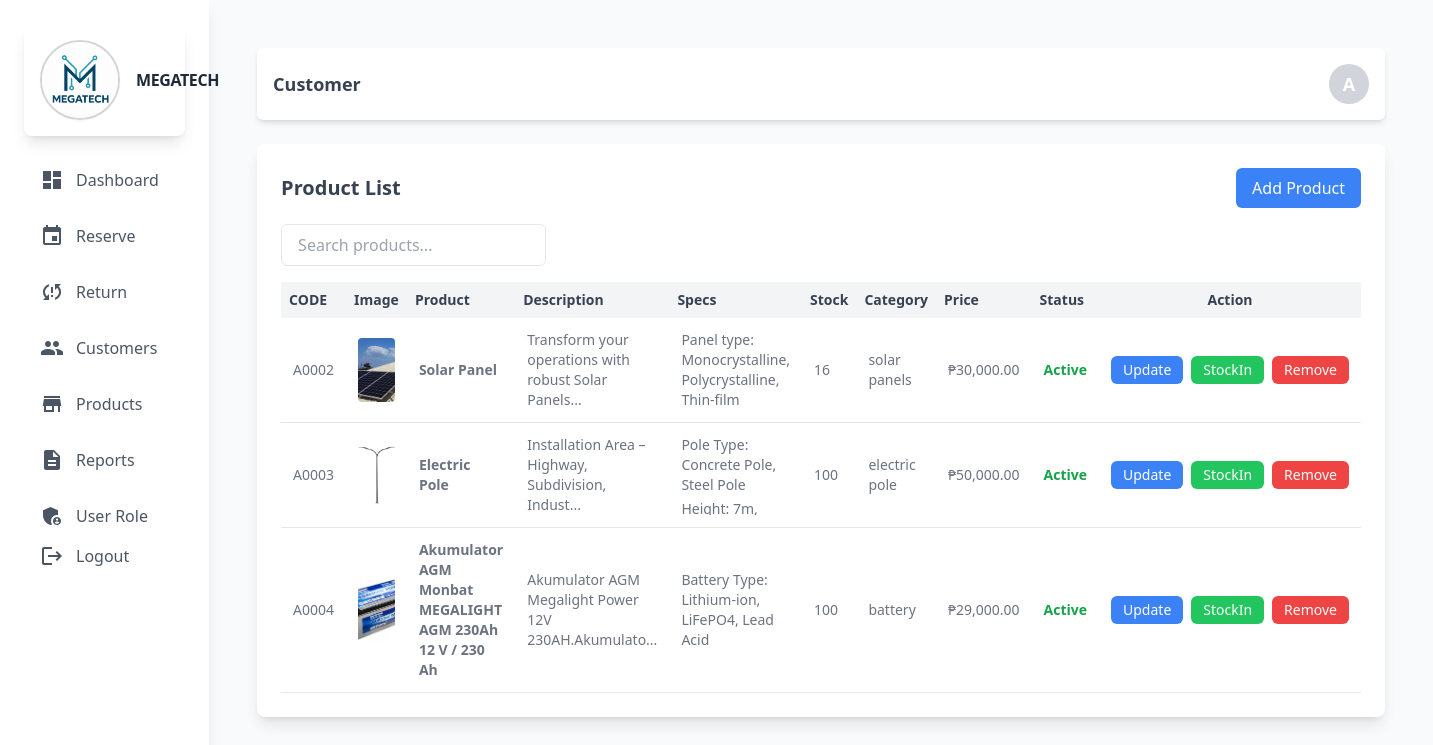
The page /admin/product.php (signed in) on the database as committed earlier.
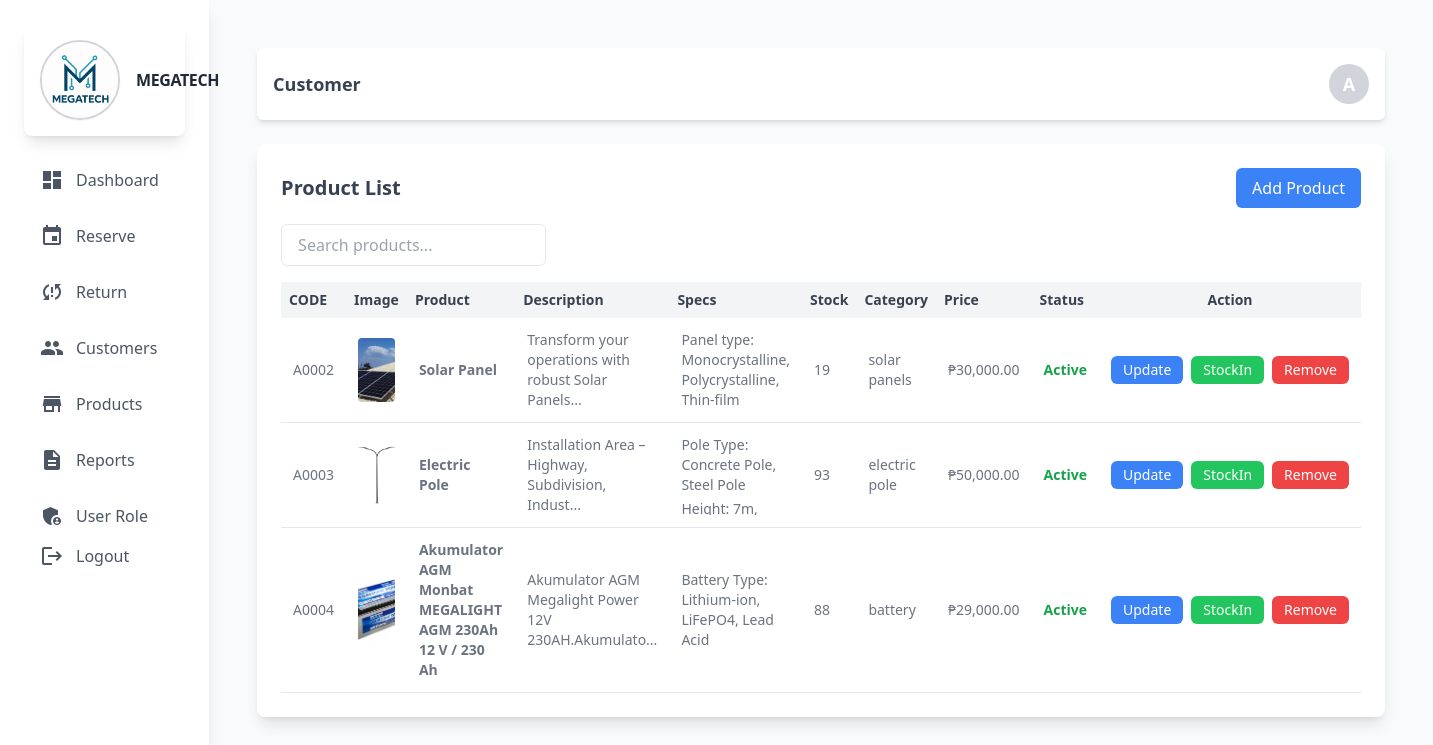
The same page on the database as committed later.
### tables this page shows
CREATE TABLE `product` (
  `prod_id` int(11) NOT NULL,
  `prod_code` varchar(60) NOT NULL,
  `prod_name` varchar(60) NOT NULL,
  `prod_description` text NOT NULL,
  `prod_specs` longtext NOT NULL CHECK (json_valid(`prod_specs`)),
  `prod_stocks` int(11) NOT NULL,
  `prod_category_id` int(11) NOT NULL,
  `prod_price` decimal(10,2) NOT NULL,
  `prod_critical` int(11) NOT NULL,
  `prod_status` int(11) NOT NULL COMMENT '0=unactive,1=active',
  `prod_image` varchar(255) NOT NULL,
  `prod_added` datetime NOT NULL
);

CREATE TABLE `category` (
  `category_id` int(11) NOT NULL,
  `category_name` varchar(60) NOT NULL,
  `category_description` text DEFAULT NULL,
  `status` int(11) NOT NULL DEFAULT 1 COMMENT '0=InActive 1=Active'
);

### admin/backend/db.php (called while the page is built, shortened)
<?php
class db_connect
{
    public $host = db_host;
    public $user = db_user;
    public $pass = db_pass;
    public $name = db_name;
    public function connect()
    {
        try {
            $this->conn = new mysqli($this->host, $this->user, $this->pass, $this->name);
        } catch (\Throwable $th) {
            header("Location:setup.php");
        }
    }
}

### admin/backend/class.php (called while the page is built, shortened)
<?php
include ('db.php');
class global_class extends db_connect
{
public function fetch_all_product(){
        $query = $this->conn->prepare("SELECT *
        FROM `product`
        LEFT JOIN category
        ON product.prod_category_id = category.category_id
        where prod_status='1'
        ");
        if ($query->execute()) {
            $result = $query->get_result();
            return $result;
        }
    }
}
?>

### admin/product.php (the view, shortened to what the changed rows need)
<?php
include "components/header.php";
?>
<div class="flex justify-between items-center bg-white p-4 mb-6 rounded-md shadow-md">
    <h2 class="text-lg font-semibold text-gray-700">Customer</h2>
</div>
<div class="bg-white rounded-lg shadow-lg p-6">
    <div class="overflow-x-auto">
        <table id="userTable" class="display table-auto w-full text-sm text-left text-gray-500 dark:text-gray-400">
            <thead class="bg-gray-100 text-gray-700">
                <tr>
                    <th class="p-2">CODE</th>
                    <th class="p-2">Image</th>
                    <th class="p-2">Product</th>
                    <th class="p-2">Description</th>
                    <th class="p-2">Specs</th>
                    <th class="p-2">Stock</th>
                    <th class="p-2">Category</th>
                    <th class="p-2">Price</th>
                    <th class="p-2">Status</th>
                    <th class="p-2 text-center">Action</th>
                </tr>
            </thead>
            <tbody>
                <?php include "backend/end-points/product_list.php" ?>
            </tbody>
        </table>
    </div>
</div>
<?php include "components/footer.php";?>

### admin/backend/end-points/product_list.php
<?php
$fetch_all_product = $db->fetch_all_product();
if ($fetch_all_product->num_rows > 0) {
    foreach ($fetch_all_product as $product):
        $status = ($product['prod_status'] > 0) ? "Active" : "Not Active";
        $image_path = !empty($product['prod_image']) ? "../upload/{$product['prod_image']}" : 'images/default.png';
        $specs_html = '';
        $decoded_specs = [];
        if (!empty($product['prod_specs'])) {
            $decoded_specs = json_decode($product['prod_specs'], true);
            if (is_array($decoded_specs)) {
                foreach ($decoded_specs as $spec) {
                    $spec_name = htmlspecialchars($spec['Specs'] ?? '');
                    $spec_value = htmlspecialchars($spec['value'] ?? '');
                    $specs_html .= "<div><span class='font-medium'>$spec_name:</span> <span>$spec_value</span></div>";
                }
            } else {
                $specs_html = '<span class="text-gray-500 italic">Invalid specs</span>';
            }
        } else {
            $specs_html = '<span class="text-gray-400 italic">No specs</span>';
        }
        $specs_json = htmlspecialchars(json_encode($decoded_specs), ENT_QUOTES, 'UTF-8');
?>
<tr class="border-b">
    <td class="p-3"><?= htmlspecialchars($product['prod_code']) ?></td>
    <td class="p-3">
        <img src="<?= $image_path ?>" alt="<?= htmlspecialchars($product['prod_name']) ?>" class="w-16 h-16 object-cover rounded">
    </td>
    <td class="p-3 font-semibold"><?= htmlspecialchars($product['prod_name']) ?></td>
    <td class="p-3 text-sm">
        <?= strlen($product['prod_description']) > 50 ? htmlspecialchars(substr($product['prod_description'], 0, 50)) . '...' : htmlspecialchars($product['prod_description']) ?>
    </td>
    <td class="p-3 text-sm">
     <div class="space-y-1 max-h-[80px] overflow-y-auto">
            <?= $specs_html ?>
        </div>
    </td>
    <td class="p-3"><?= $product['prod_stocks'] ?></td>
    <td class="p-3"><?= htmlspecialchars($product['category_name']) ?></td>
    <td class="p-3">₱<?= number_format($product['prod_price'], 2) ?></td>
    <td class="p-3">
        <span class="<?= $product['prod_status'] > 0 ? 'text-green-600 font-semibold' : 'text-red-500 italic' ?>">
            <?= $status ?>
        </span>
    </td>
    <td class="p-3 text-center">
        <div class="flex flex-col sm:flex-row justify-center items-center space-y-1 sm:space-y-0 sm:space-x-2">
            <button class="bg-blue-500 text-white py-1 px-3 rounded-md text-sm updateProductToggler"
                data-prod_id="<?= $product['prod_id'] ?>"
                data-prod_code="<?= htmlspecialchars($product['prod_code']) ?>"
                data-prod_name="<?= htmlspecialchars($product['prod_name']) ?>"
                data-prod_price="<?= $product['prod_price'] ?>"
                data-prod_stocks="<?= $product['prod_stocks'] ?>"
                data-prod_category_id="<?= $product['prod_category_id'] ?>"
                data-prod_critical="<?= $product['prod_critical'] ?>"
                data-prod_description="<?= htmlspecialchars($product['prod_description']) ?>"
                data-prod_specs="<?= $specs_json ?>"
            >
                Update
            </button>
            <button class="bg-green-500 text-white py-1 px-3 rounded-md text-sm stockInToggler"
                data-prod_stocks="<?= $product['prod_stocks'] ?>"
                data-prod_id="<?= $product['prod_id'] ?>"
                data-prod_name="<?= htmlspecialchars($product['prod_name']) ?>"
            >
                StockIn
            </button>
            <button class="bg-red-500 text-white py-1 px-3 rounded-md text-sm togglerRemoveProduct"
                data-prod_id="<?= $product['prod_id'] ?>"
                data-prod_name="<?= htmlspecialchars($product['prod_name']) ?>"
            >
                Remove
            </button>
        </div>
    </td>
</tr>
<?php
    endforeach;
} else { ?>
<tr>
    <td colspan="10" class="p-4 text-center text-gray-500 italic">No Product Found.</td>
</tr>
<?php } ?>

Rows that differ between the two databases and show on the page:
changed product "Solar Panel": prod_stocks "16" → "19"
changed product "Electric Pole": prod_stocks "100" → "93"
changed product "Akumulator AGM Monbat MEGALIGHT AGM 230Ah 12 V / 230 Ah": prod_stocks "100" → "88"
